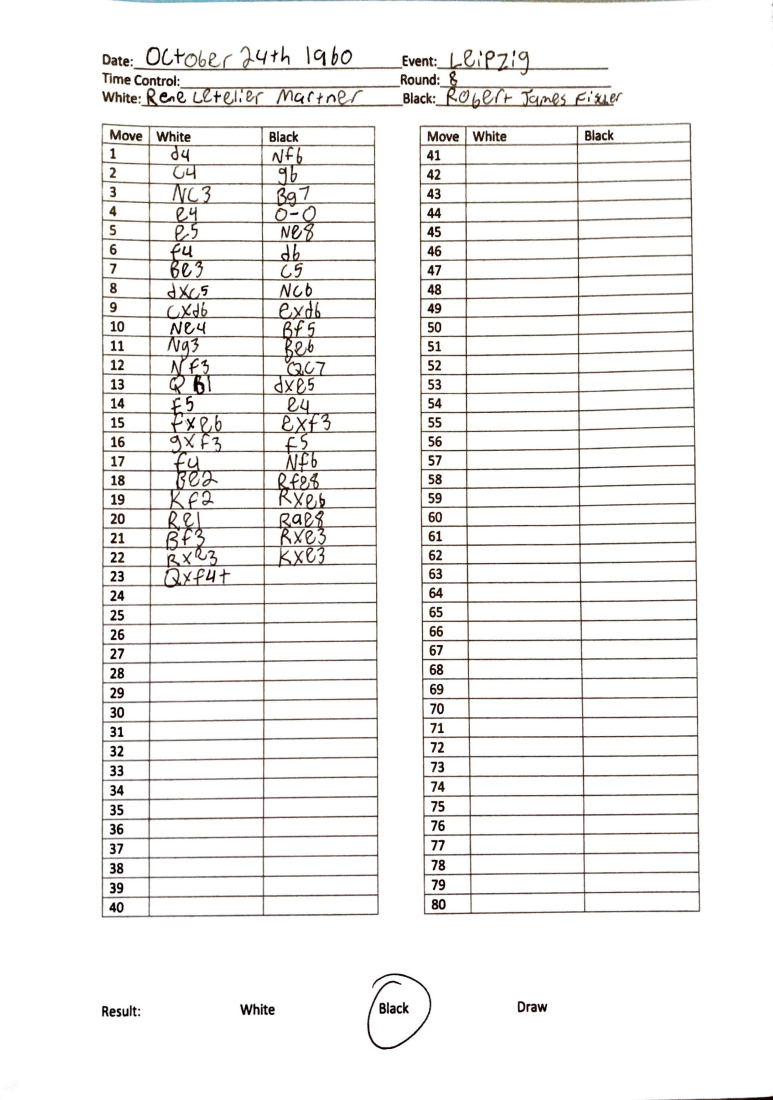
#> input picture Sample Games/sample_2.jpg, 2317 x 3300 px, found by its file name (shown at 1/3 size)
$ python main.py
#> lines starting #> are read from the running program, lines starting #| are printed output that depends on the picture; after the words box and inside, x2 and y2 are one past the last pixel; in counts of white or black regions, pixels touching at a corner belong together
import numpy as np
from os.path import join
import cv2
import pytesseract

pytesseract.pytesseract.tesseract_cmd = 'C:\Program Files\Tesseract-OCR\\tesseract.exe'


# Get image path
path, file_name = 'Samples', 'sample_2.jpg'

# Read image
img = cv2.imread(join(path, file_name))
#> img is the input picture: shape (3300, 2317, 3); mean B, G, R 239.9, 240.9, 242

RS_FACTOR = 3

def showImg(img):
    x, y = img.shape[0], img.shape[1]
    n = cv2.resize(img, (y * RS_FACTOR, x * RS_FACTOR))
    cv2.imshow(file_name, n)
    cv2.waitKey(0)

# grayscale
gray = cv2.cvtColor(img,cv2.COLOR_BGR2GRAY)

# threshold
_,thresh = cv2.threshold(gray,250,255,cv2.THRESH_BINARY_INV)
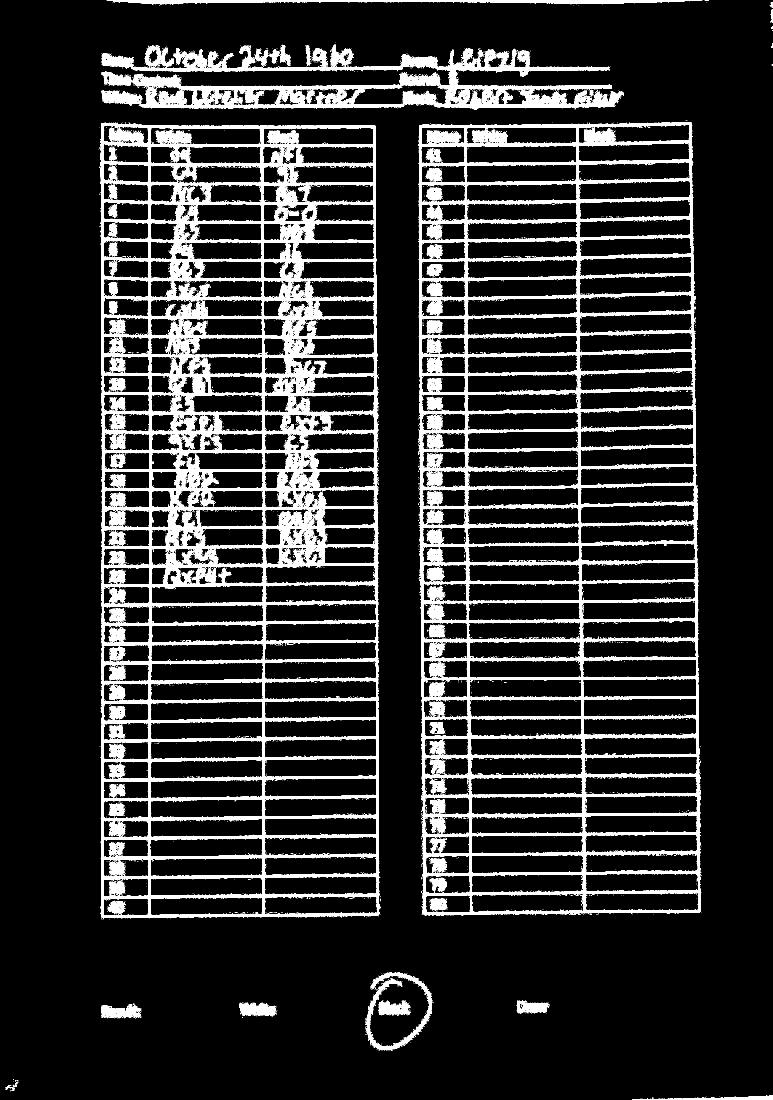
#> thresh: shape (3300, 2317) (shown at 1/3 size); 13.9% white; 12526 white regions (12395 under 20 px), largest, box (x1, y1, x2, y2) and area: (300, 368, 1140, 2755) 457816, (1256, 366, 2104, 2746) 333732, (305, 137, 1872, 329) 91648

kernel = cv2.getStructuringElement(cv2.MORPH_CROSS,(3,3))

# dilate
dilated = cv2.dilate(thresh,kernel,iterations = 14)
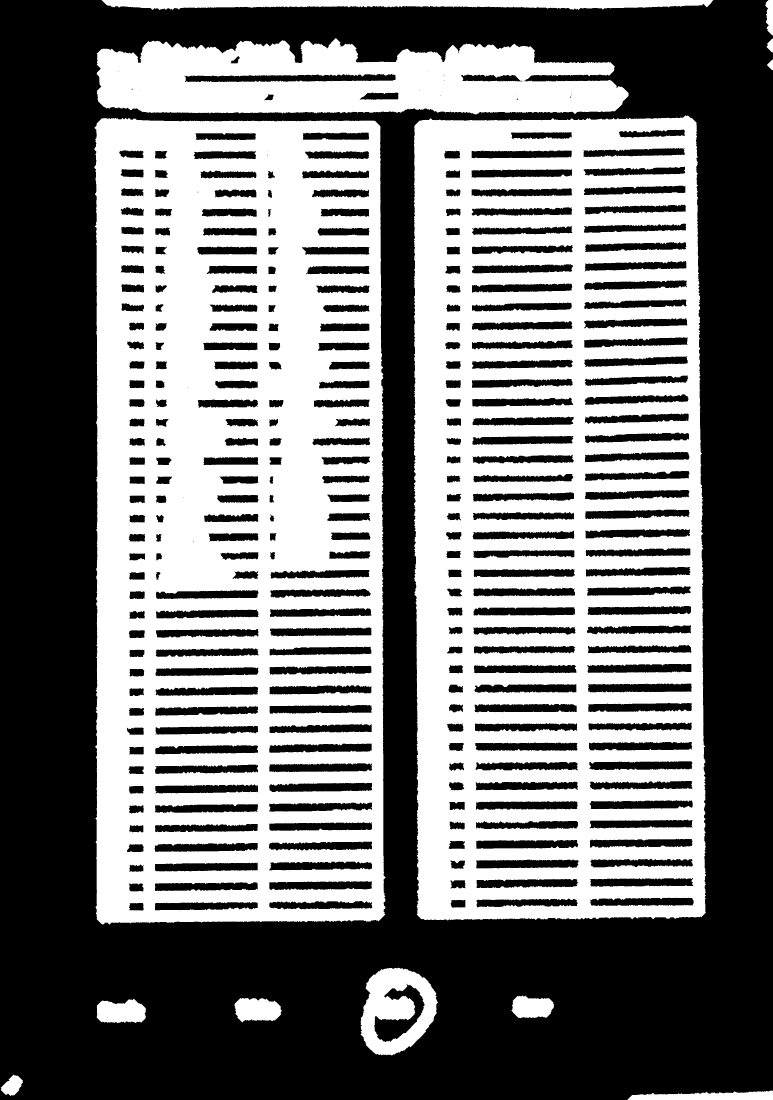
#> dilated: shape (3300, 2317) (shown at 1/3 size); 46% white; 13 white regions

# get contours
contours, hierarchy = cv2.findContours(dilated,cv2.RETR_EXTERNAL,cv2.CHAIN_APPROX_NONE)
#> contours = 13 contours; largest, box (x1, y1, x2, y2) and area: (282, 354, 1157, 2774) 2054986, (1242, 346, 2118, 2762) 2050322, (290, 114, 1886, 343) 278564, (1082, 2903, 1314, 3166) 45562, (305, 0, 2140, 30) 37362

tables = []
for contour in contours:
    # get rectangle bounding contour
    [x,y,w,h] = cv2.boundingRect(contour)

    if h>300 and w>300:
        tables.append([x,y,w,h])
#> this loop made 13 passes
#> (x, y, w, h) on passes 1 to 12: (1882, 3272, 435, 28), (2, 3224, 67, 64), (290, 2997, 148, 73), (703, 2994, 143, 73), (1534, 2987, 128, 68), (1082, 2903, 232, 263), (282, 354, 875, 2420), (1242, 346, 876, 2416), (2301, 179, 16, 31), (2300, 116, 17, 41), (290, 114, 1596, 229), (2295, 0, 22, 106)
#> after the loop, tables = [[282, 354, 875, 2420], [1242, 346, 876, 2416]]

x, y, w, h = tables[0]
#> x = 282; y = 354; w = 875; h = 2420

right_table = img[y:y+h, x:x+w]
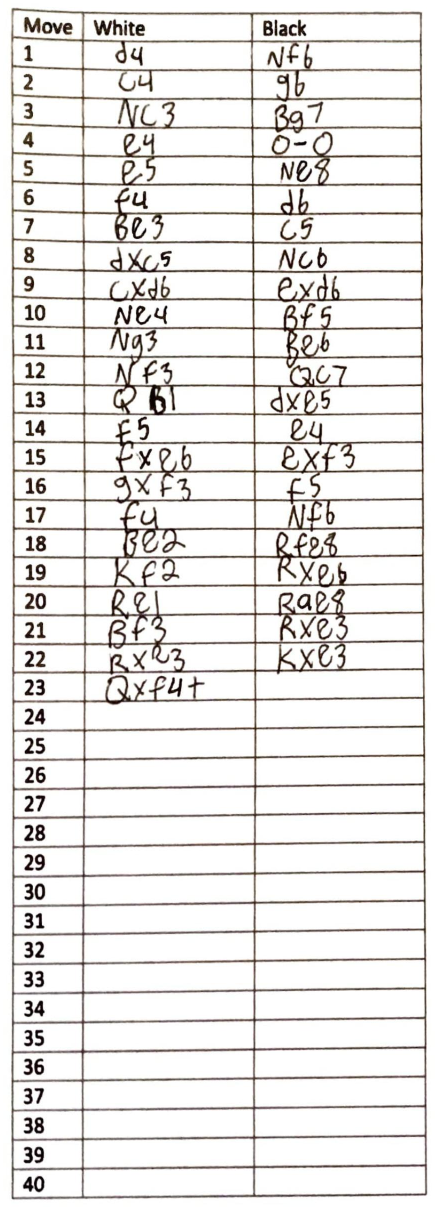
#> right_table: shape (2420, 875, 3) (shown at 1/2 size); mean B, G, R 228.4, 230.1, 232.1
rt_thresh = thresh[y:y+h, x:x+w]
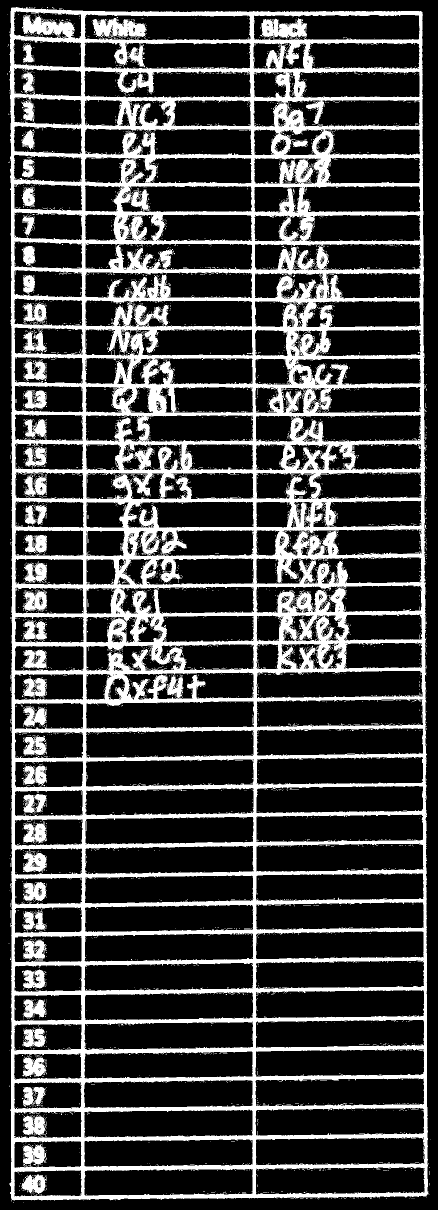
#> rt_thresh: shape (2420, 875) (shown at 1/2 size); 24.6% white; 6030 white regions (5981 under 20 px)

contours, hierarchy = cv2.findContours(rt_thresh, cv2.RETR_TREE, cv2.CHAIN_APPROX_SIMPLE)
#> contours = 8126 contours, 7723 with area under 20; largest, box (x1, y1, x2, y2) and area: (18, 14, 858, 2401) 1961853, (511, 1979, 849, 2037) 17685, (510, 2156, 849, 2213) 17642, (512, 1686, 848, 1744) 17620, (511, 2274, 850, 2331) 17565

bound = max([(cv2.contourArea(cnt), cnt) for cnt in contours], key=lambda x: x[0])[1]
#> bound = contour of 1965 points, box (x1, y1, x2, y2) (18, 14, 858, 2401), area 1961853

# [6 lines of commented-out code are left out]

cv2.imwrite('test.jpg', right_table)

approx = cv2.approxPolyDP(bound, 0.009 * cv2.arcLength(bound, True), True)
#> approx = [[23, 15], [22, 2396], [852, 2392], [844, 24]]
# cv2.drawContours(right_table, [approx], -1, (0, 0, 255), 5)

#showImg(right_table)

(tr_x, tr_y, tl_x, tl_y, bl_x, bl_y, br_x, br_y) = approx.ravel()
#> tr_x = 23; tr_y = 15; tl_x = 22; tl_y = 2396; bl_x = 852; bl_y = 2392; br_x = 844; br_y = 24

x, y, _ = right_table.shape
#> x = 2420; y = 875

pts1 = np.float32([[tr_x, tr_y], [tl_x, tl_y], [bl_x, bl_y], [br_x, br_y]])
#> pts1 = [[23, 15], [22, 2396], [852, 2392], [844, 24]]
pts2 = np.float32([[y, 0], [0, 0], [0, x], [y, x]])

M = cv2.getPerspectiveTransform(pts1, pts2)
#> M = [[-0.00177, -0.367, 880.5], [2.93, 0.00123, -67.44], [-6.68e-06, 4.62e-06, 1]]
dst = cv2.warpPerspective(right_table, M, (y, x))
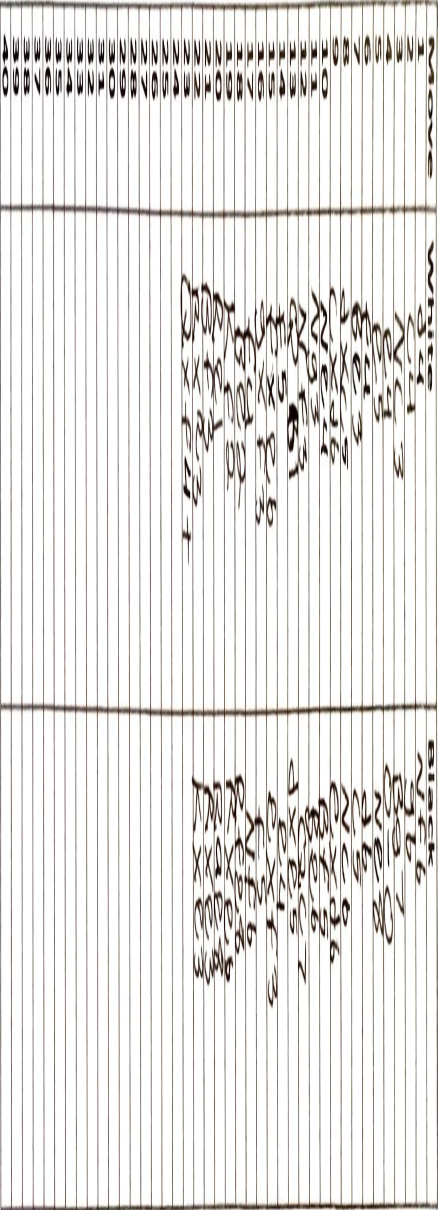
#> dst: shape (2420, 875, 3) (shown at 1/2 size); mean B, G, R 226.5, 228.3, 230.4

#showImg(dst)

# Test tesseract

img_pytes_test = cv2.imread("c.jpg")
# grayscale
#> (the run stopped early here; a loop or call above may not have finished)

$ run again, with Sample Games/sample_3.jpg copied over Sample Games/sample_2.jpg
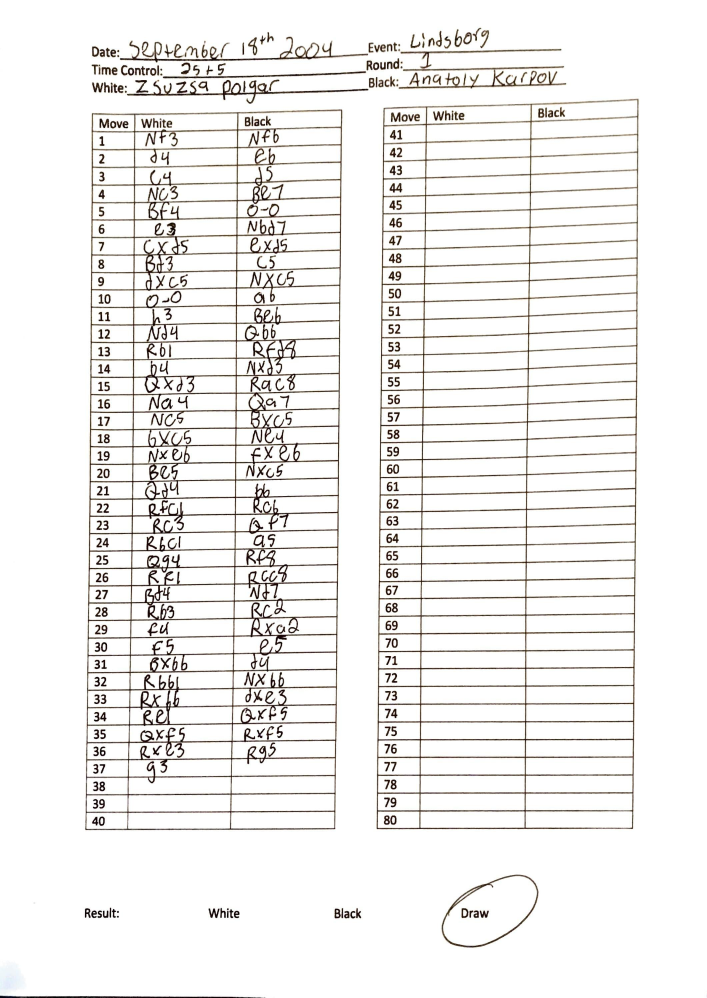
#> input picture Sample Games/sample_3.jpg, 2120 x 2992 px, found by its file name (shown at 1/3 size)
#> img is the input picture: shape (2992, 2120, 3); mean B, G, R 237.8, 239.2, 240.4
#> `_,thresh = cv2.threshold(gray,250,255,cv2.THRESH_BINARY_INV)`:
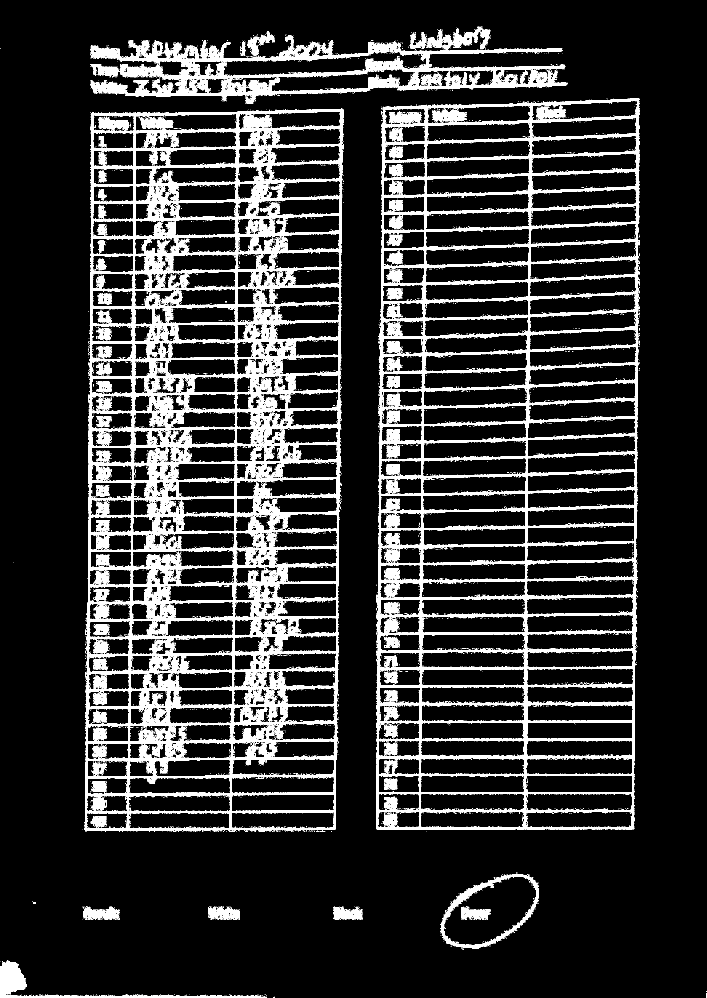
#> thresh: shape (2992, 2120) (shown at 1/3 size); 14.2% white; 17077 white regions (16806 under 20 px), largest, box (x1, y1, x2, y2) and area: (254, 325, 1029, 2496) 395662, (1128, 294, 1919, 2490) 254696, (272, 109, 1704, 312) 71738
#> dilated: shape (2992, 2120); 50.1% white; 332 black regions (18 under 20 px)
#> `contours, hierarchy = cv2.findContours(dilated,cv2.RETR_EXTERNAL,cv2.C..`: contours = 11 contours; largest, box (x1, y1, x2, y2) and area: (234, 66, 1718, 2510) 1954104, (1114, 280, 1934, 2510) 1766804, (1307, 2603, 1631, 2862) 57264, (0, 2866, 838, 2992) 23196, (234, 2706, 374, 2774) 7942
#> the loop `for contour in contours:` made 11 passes
#> (x, y, w, h) on passes 1 to 8: (2104, 2960, 16, 32), (0, 2866, 838, 126), (986, 2706, 116, 68), (610, 2706, 124, 68), (234, 2706, 140, 68), (83, 2691, 38, 34), (1307, 2603, 324, 259), (26, 1673, 29, 29)
#> after the loop `for contour in contours:`: tables = [[1114, 280, 820, 2230], [234, 66, 1484, 2444]]
#> `x, y, w, h = tables[0]`: x = 1114; y = 280; w = 820; h = 2230
#> rt_thresh: shape (2230, 820); 17.5% white; 6067 white regions (5963 under 20 px)
#> `contours, hierarchy = cv2.findContours(rt_thresh, cv2.RETR_TREE, cv2.C..`: contours = 6998 contours, 6745 with area under 20; largest, box (x1, y1, x2, y2) and area: (14, 14, 805, 2210) 1676142, (463, 2046, 784, 2098) 15624, (465, 1618, 787, 1671) 15596, (464, 1886, 785, 1938) 15595, (464, 1778, 786, 1830) 15592
#> bound = contour of 1576 points, box (x1, y1, x2, y2) (14, 14, 805, 2210), area 1676142
#> approx = [[801, 14], [36, 43], [19, 2209], [787, 2207]]
#> tr_x = 801; tr_y = 14; tl_x = 36; tl_y = 43; bl_x = 19; bl_y = 2209; br_x = 787; br_y = 2207
#> pts1 = [[801, 14], [36, 43], [19, 2209], [787, 2207]]
#> M = [[1.09, 0.00853, -39.47], [0.0392, 1.03, -45.91], [1.64e-05, 2.04e-06, 1]]
#> `dst = cv2.warpPerspective(right_table, M, (y, x))`:
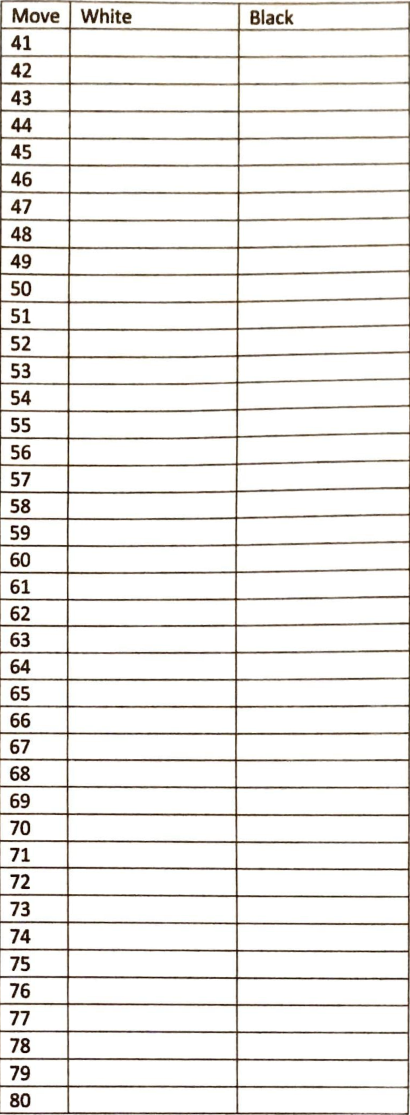
#> dst: shape (2230, 820, 3) (shown at 1/2 size); mean B, G, R 233.5, 235.9, 237.5
